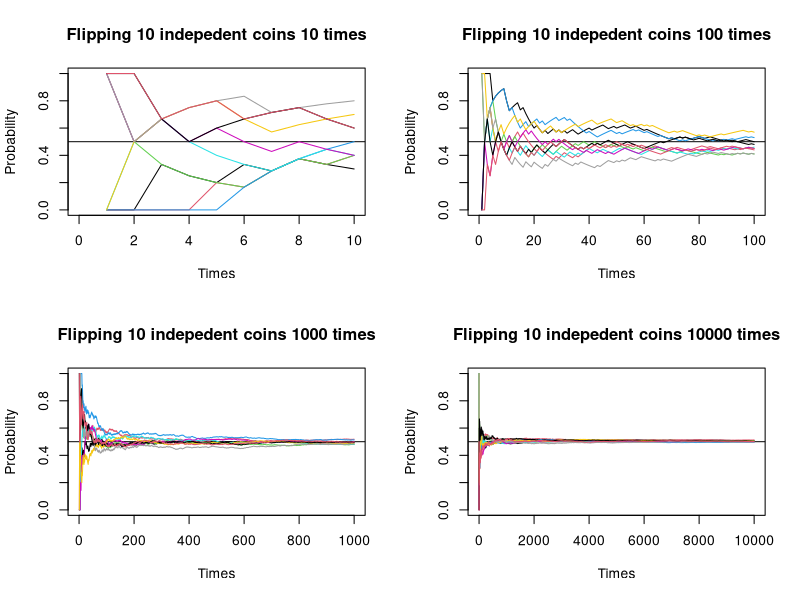

The R script that drew this image:
## ---- chunk 1
knitr::opts_chunk$set(echo = TRUE)
## ---- chunk 2
# obs is the number of times a coin is flipped
# coins are the number of indepedent coins tossed at the same time

f.coin=function(flips, coins){
    plot(x = 0
         , ylab = "Probability"
         , xlab = "Times"
         , main = paste("Flipping", coins, "indepedent coins", flips, "times")
         , type = "n", ylim = c(0, 1), xlim = c(0, flips))
    abline(h = .5)
    for(i in 1:coins){
        s1=seq(1, flips)
        s2=cumsum(rbinom(n = flips, size = 1, prob = .5))
        lines(x = s2/s1, type = "l", ylim = c(0,1), col=i)
    }
}

# Testing
par(mfrow=c(2,2))

invisible(lapply(c(10, 100, 1000, 10000), FUN = function(x) f.coin(flips = x, coins = 10)))
